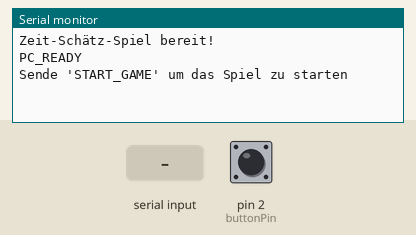
Simulated run of this sketch. Board: Arduino Uno, built with avr-gcc and run on an emulated ATmega328P. On the bench: the last lines printed to the serial monitor. The test bench sets the inputs (shaded band); at power-on: pin 2 (buttonPin) HIGH. Random numbers use the default seed unless the sketch sets one.

Above: at 2.2 s.
2.3 s: "START_GAME\n" received over Serial
At 3.6 s:
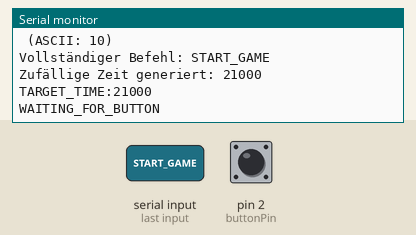
3.8 s: pin 2 (buttonPin) pulled LOW for 0.15 s
At 5.1 s:
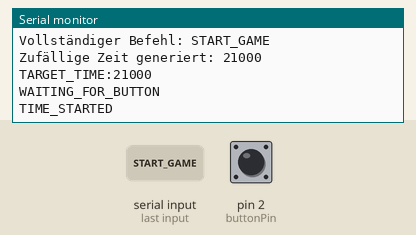
5.4 s: byte 10 ('\n') received over Serial
At 6.6 s:
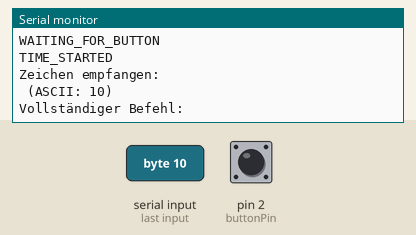
6.9 s: byte 13 ('\r') received over Serial
At 8.1 s:
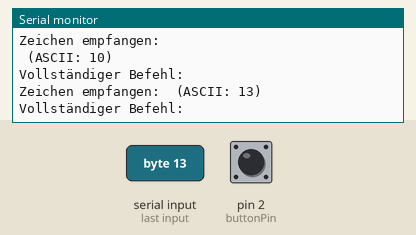
8.4 s: pin 2 (buttonPin) pulled LOW for 1 s
At 10.1 s:
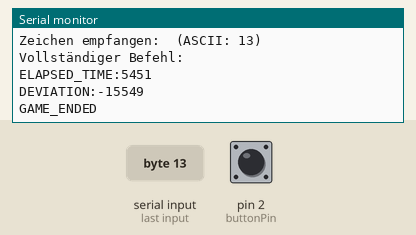
10.9 s: "1\n" received over Serial
At 12.4 s:
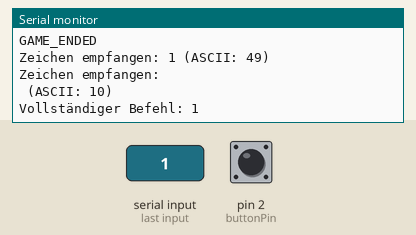

Measured:
- after the input at 2.3 s, the serial monitor: prints a new line at once (image 1)
- after the input at 3.8 s, the serial monitor: prints a new line after 0.15 s (image 2)
- after the input at 5.4 s, the serial monitor: prints a new line at once (image 3)
- after the input at 6.9 s, the serial monitor: prints a new line at once (image 4)
- after the input at 8.4 s, the serial monitor: prints a new line after 1.0 s (image 5)
- after the input at 10.9 s, the serial monitor: prints a new line at once (image 6)

The sketch:

Zeitschaetzspiel.ino
```cpp
const int buttonPin = 2;  // Taster an Pin 2
unsigned long randomTime;  // Zufällige Zeit in Millisekunden
unsigned long startTime;   // Startzeit
unsigned long elapsedTime; // Verstrichene Zeit
bool timing = false;       // Zeitmessung aktiv?
bool gameReady = false;    // Spiel bereit?
bool waitingForStart = false; // Warten auf ersten Tastendruck zum Starten der Zeitmessung

// Buffer für eingehende Befehle
char inputBuffer[20];
int bufferIndex = 0;

void setup() {
  pinMode(buttonPin, INPUT_PULLUP);  // Taster mit Pull-up-Widerstand
  Serial.begin(9600);                // Serielle Kommunikation starten
  randomSeed(analogRead(0));         // Zufallsgenerator initialisieren

  delay(1000);  // Kurze Pause

  Serial.println("Zeit-Schätz-Spiel bereit!");
  Serial.println("PC_READY");        // Signal an PC senden
  Serial.println("Sende 'START_GAME' um das Spiel zu starten");
}

void loop() {

  // Serielle Eingabe verarbeiten
  if (Serial.available() > 0) {
    char inChar = Serial.read();

    // Debug-Ausgabe für jedes empfangene Zeichen
    Serial.print("Zeichen empfangen: ");
    Serial.print(inChar);
    Serial.print(" (ASCII: ");
    Serial.print((int)inChar);
    Serial.println(")");

    // Zeilenumbruch oder Carriage Return erkennen
    if (inChar == '\n' || inChar == '\r') {
      // String beenden
      inputBuffer[bufferIndex] = '\0';

      // Debug-Ausgabe des vollständigen Befehls
      Serial.print("Vollständiger Befehl: ");
      Serial.println(inputBuffer);

      // Befehl verarbeiten
      if (strcmp(inputBuffer, "START_GAME") == 0) {
        // Neues Spiel vom PC starten
        randomTime = random(5, 31) * 1000;  // 5-30 Sekunden in ms

        Serial.print("Zufällige Zeit generiert: ");
        Serial.println(randomTime);

        Serial.print("TARGET_TIME:");
        Serial.println(randomTime);

        waitingForStart = true;  // Warten auf Tastendruck zum Starten der Zeitmessung
        gameReady = true;        // Spiel ist bereit
        timing = false;          // Zeitmessung noch nicht aktiv

        Serial.println("WAITING_FOR_BUTTON"); // Signal an PC senden
      }

      // Buffer zurücksetzen
      bufferIndex = 0;
    }
    // Normales Zeichen zum Buffer hinzufügen
    else if (bufferIndex < sizeof(inputBuffer) - 1) {
      inputBuffer[bufferIndex++] = inChar;
    }
  }

  // Auf Tastendruck warten (LOW = gedrückt wegen Pull-up)
  if (digitalRead(buttonPin) == LOW) {
    delay(50);  // Entprellung

    // Warten bis Taste losgelassen wird
    while (digitalRead(buttonPin) == LOW) {
      delay(10);
    }

    if (gameReady && waitingForStart) {
      // Zeitmessung starten (erster Tastendruck)
      Serial.println("TIME_STARTED");

      startTime = millis();  // Startzeit speichern
      timing = true;         // Zeitmessung aktivieren
      waitingForStart = false; // Nicht mehr auf Startdruck warten
    }
    else if (timing) {
      // Spiel beenden, Zeit messen (zweiter Tastendruck)
      elapsedTime = millis() - startTime;
      timing = false;

      // Ergebnis senden
      Serial.print("ELAPSED_TIME:");
      Serial.println(elapsedTime);

      // Abweichung berechnen
      long deviation = elapsedTime - randomTime;
      Serial.print("DEVIATION:");
      Serial.println(deviation);

      // Spiel zurücksetzen
      gameReady = false;

      // Signalisieren, dass das Spiel beendet ist
      Serial.println("GAME_ENDED");
    }
  }
}
```
